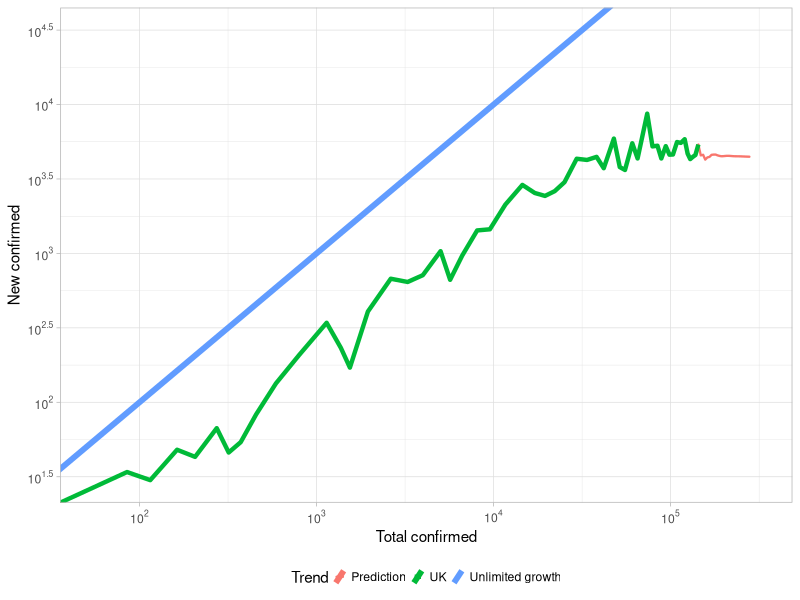
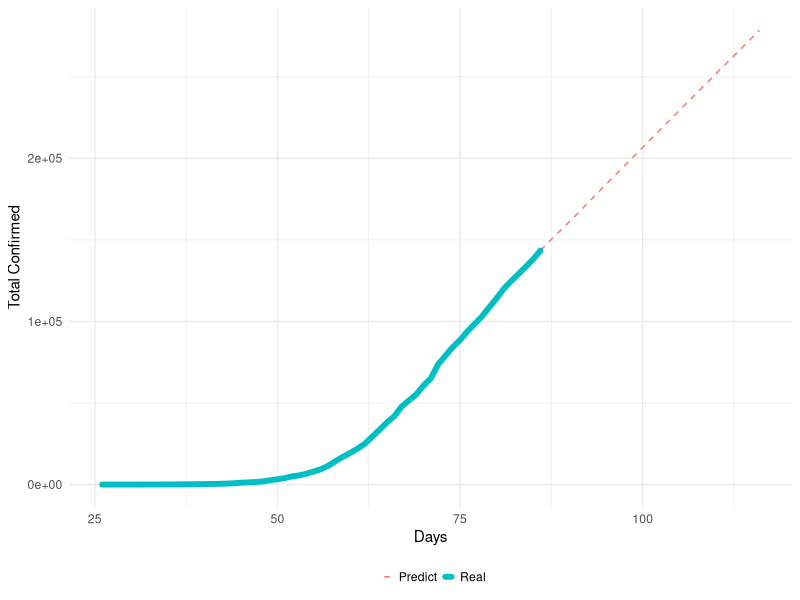
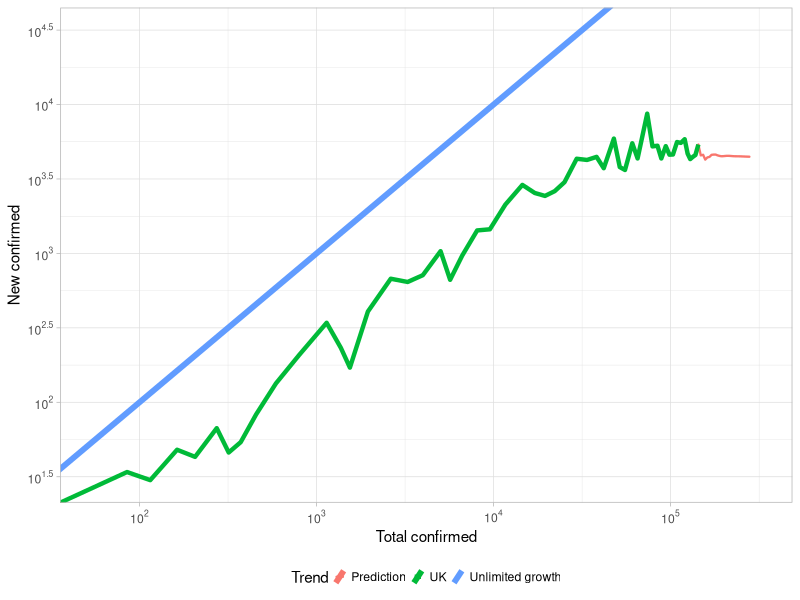

The R script that drew these images, in order: (Note: this script raises an error after producing the figures.)
library(tseries)
library(dplyr)
library(ggplot2)
library(scales)
library(reshape2)
library(data.table)
library(ggpubr)

dfUK = read.csv("data/UK_data.csv", header = T)
dfUK = dfUK[c(1:nrow(dfUK)), c(1,3,4,15,16)]

UK.arima = arima(dfUK$confirmed, order = c(3, 3, 3))
summary(UK.arima)
pred<-predict(UK.arima,n.ahead=30)
pred = as.data.frame(pred)

temp = c(dfUK$confirmed,pred$pred)
dfUK[nrow(dfUK)+30,] = 0
dfUK$pred = temp
dfUK$id = rownames(dfUK)
dfUK$newConfirmedPred = 0
for (item in 2:nrow(dfUK)) {
  dfUK$newConfirmedPred[item] = dfUK$pred[item] - dfUK$pred[item-1]
}


subData = dfUK[c((nrow(dfUK)-90):nrow(dfUK)),]

# Plot total prediction
plotT1 = ggplot(data = subData, aes(x = as.integer(id), y = pred, color = "Predict"))+
  geom_line(linetype = "dashed")+
  geom_line(aes(x = as.integer(id), y = confirmed, color = "Real"),size = 2, lineend = "round")+
  xlab("Days")+
  labs(color = "")+
  ylab("Total Confirmed")+
  theme_minimal()+
  theme(legend.key.size =  unit(2, "mm"),
        legend.position="bottom")

ggsave("prediction/ARIMAtotal.png", scale = 2.5, width = 8, height = 4, units = "cm", dpi = "retina")

# Plot Log trend

ggplot(data = dfUK, aes(x = pred, y = newConfirmedPred)) +
  geom_line(size = 0.8, lineend = "round",aes(color = "Prediction"))+
  geom_line(data = dfUK, aes(x = dfUK$confirmed, y = dfUK$newConfirmed, color = "UK"), size = 1.5)+
  geom_abline(aes(slope = 1, intercept = 0,  color = "Unlimited growth"), show.legend = T, size = 2)+
  xlab("Total confirmed")+
  labs(color = "Trend")+
  ylab("New confirmed")+
  theme_light()+
  theme(legend.key.size =  unit(2, "mm"),
        legend.position="bottom")+
  scale_x_log10(limits = c(55,316123), breaks = trans_breaks("log10", function(x) 10^x), labels = trans_format("log10", math_format(10^.x)))+
  # scale_x_continuous(trans='log10',breaks = trans_breaks("log10", function(x) 10^x), labels = trans_format("log10", math_format(10^.x))) +
  scale_y_log10(limits = c(30,31612),breaks = trans_breaks("log10", function(x) 10^x), labels = trans_format("log10", math_format(10^.x)))

ggsave("prediction/UKlogTrend.png", scale = 2.5, width = 9, height = 5, units = "cm", dpi = "retina")


# Compare prediction

subData = dfUK[c((nrow(dfUK)-35):(nrow(dfUK)-20)),c(1,2,6)]
subData$pred = as.integer(subData$pred)
subData$pred[1:6] = NA
subData = melt(subData)

plotC1 = ggplot(data = subData, aes(x = as.factor(id), y = value, color = variable))+
  geom_col(size = 0,aes(fill = variable), show.legend = F)+
  geom_label(aes(label = value, fill = variable),vjust = -0.2, colour = "white", show.legend = FALSE)+
  annotate("text", label = "TODAY", x = 6, y = 5000, size = 3, colour = "white",fontface = "bold", show.legend = FALSE)+
  xlab("Days")+
  ylab("Total Confirmed")+
  theme_minimal()+
  labs(fill = "",color = "")+
  scale_y_continuous(limits = c(0,200000), expand = c(0, 2000))+
  scale_fill_hue(c=60, h = c(20,220))

ggsave("prediction/Compare.png", scale = 4, width = 9, height = 5, units = "cm", dpi = "retina")


# Compare last 5 days
dfUK = read.csv("data/UK_data.csv", header = T)
dfUK = dfUK[c(1:nrow(dfUK)), c(1,3,4,15,16)]
UK.arima.recent = arima(dfUK$confirmed[1:(nrow(dfUK)-5)], order = c(3, 3, 3))

pred.recent<-predict(UK.arima.recent, n.ahead=5)
pred.recent = as.data.frame(pred.recent)
pred.recent$pred
dfUK$confirmed[(nrow(dfUK)-4):nrow(dfUK)]

dfRecent = as.data.frame( dfUK$confirmed[(nrow(dfUK)-4):nrow(dfUK)])
dfRecent$Prediction = pred.recent$pred
colnames(dfRecent) = c("Real","Prediction")
dfRecent$id = dfUK$id[(nrow(dfUK)-4):nrow(dfUK)]
dfRecent$Error = abs(dfRecent$Real-dfRecent$Prediction)/(dfRecent$Real)

plotE1 = ggplot(data = dfRecent, aes(x = as.integer(id), y = Error))+
  geom_col()+
  geom_label(aes(label = as.integer(abs(dfRecent$Real-dfRecent$Prediction))),vjust = -0.2, fontface = "bold", show.legend = FALSE)+
  xlab("Days")+
  ylab("Relative Error in past 5 days")+
  theme_minimal()+
  scale_y_continuous(limits = c(0,0.010), expand = c(0,0),labels = scales::percent)

ggsave("prediction/Error.png", scale = 3, width = 5, height = 5, units = "cm", dpi = "retina")


ggarrange(plotC1,plotE1, widths = c(0.8,0.4))

ggsave("prediction/Compare.png", scale = 4, width = 10, height = 5, units = "cm", dpi = "retina")
